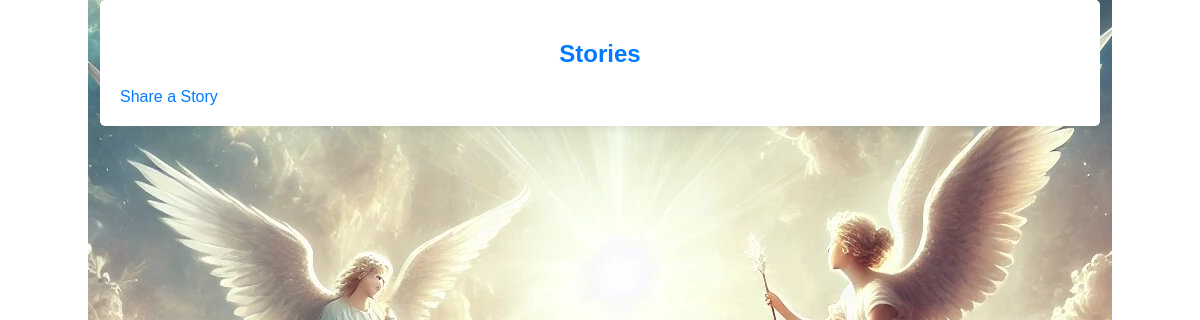
Before: /stories/ with the older database file.
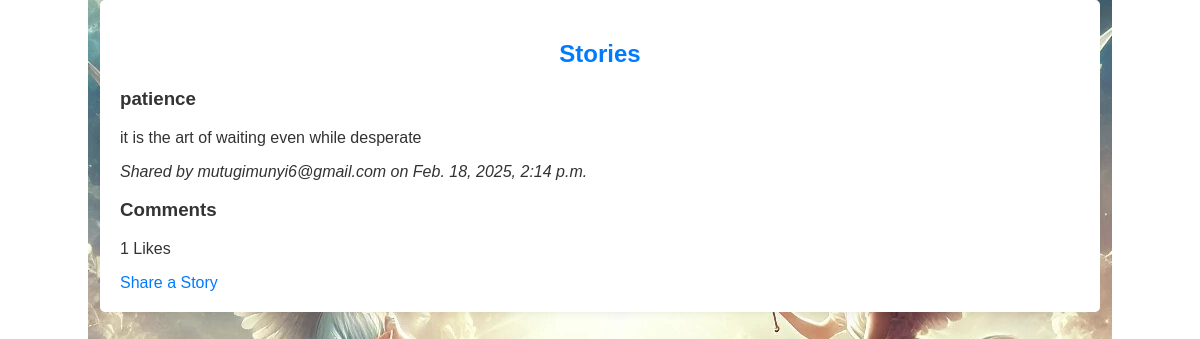
After: the same page with the newer database file.
### main/models.py (models this page shows, shortened)
class Story(models.Model):
    user = models.ForeignKey(User, on_delete=models.CASCADE)
    title = models.CharField(max_length=255)
    content = models.TextField()
    created_at = models.DateTimeField(auto_now_add=True)

### main/views.py (the view)
# urls.py: path('stories/', stories_list, name='stories_list'),
def stories_list(request):
    stories = Story.objects.all().order_by('-created_at')
    return render(request, 'stories_list.html', {'stories': stories})

### main/templates/stories_list.html (shortened to what this page needs)
<!DOCTYPE html>
<html lang="en">
<head>
    <link rel="stylesheet" type="text/css" href="/static/css/style.css">
</head>
<body>
    <div class="container">
        <h2>Stories</h2>
        {% for story in stories %}
            <div class="story">
                <h3>{{ story.title }}</h3>
                <p>{{ story.content }}</p>
                <p><i>Shared by {{ story.user.username }} on {{ story.created_at }}</i></p>
                <h3>Comments</h3>
                <p>{{ story.like_set.count }} Likes</p>
            </div>
        {% endfor %}
        <a href="{% url 'post_story' %}">Share a Story</a>
    </div>
</body>
</html>

Changed rows visible on the page:
added Story: title "patience", content "it is the art of waiting even while desperate", user.username "mutugimunyi6@gmail.com", created_at "Feb. 18, 2025, 2:14 p.m.", like_set.count "1"
